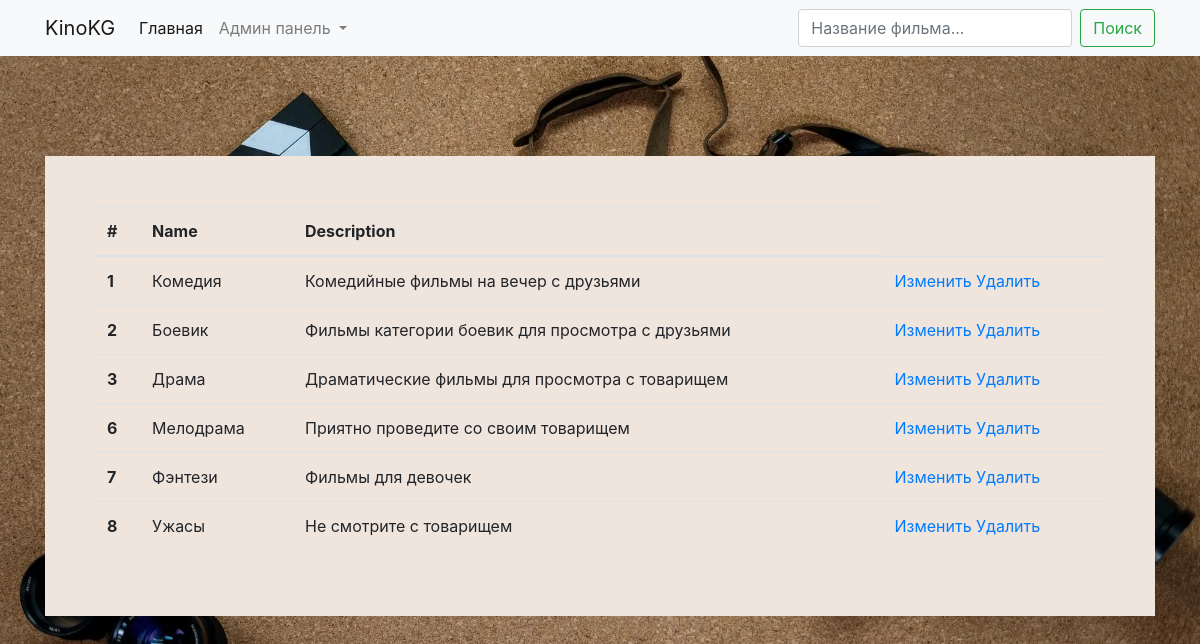
Page /admin/category/list (signed in) on the committed database.
### app/models.py (models this page shows)
class Category(db.Model):
    id = db.Column(db.Integer, primary_key=True)
    name = db.Column(db.String(60), nullable=False)
    description = db.Column(db.String(255))

### app/views.py (the view)
@login_required
def admin_category_list():
    category_list = Category.query.all()
    return render_template('admin/category_list.html', category_list=category_list)

### app/models.py (called while the page is built)
@login_manager.user_loader
def load_user(user_id):
    user = User.query.get(int(user_id))
    return user

### app/templates/admin/category_list.html
{% extends 'base.html' %}
{% block content %}
    <table class="table table-hover">
  <thead>
    <tr>
      <th scope="col">#</th>
      <th scope="col">Name</th>
      <th scope="col">Description</th>
    </tr>
  </thead>
  <tbody>
  {% for category in category_list %}
    <tr>
      <th scope="row">{{ category.id }}</th>
      <td>{{ category.name }}</td>
      <td>{{ category.description }}</td>
      <td>
          <a href="{{ url_for('admin_category_update', category_id=category.id) }}">Изменить</a>
          <a href="{{ url_for('admin_category_delete', category_id=category.id) }}">Удалить</a>
      </td>
    </tr>
    {% endfor %}
  </tbody>
    </table>
{% endblock content %}

### app/templates/base.html (shortened to what this page needs)
<!doctype html>
<html lang="en">
  <head>
    <link rel="stylesheet" href="https://cdn.jsdelivr.net/npm/bootstrap@4.6.2/dist/css/bootstrap.min.css">
    <link rel="stylesheet" href="{{ url_for('static', filename='css/style.css') }}">
  </head>
  <body style="background-image: url({{ url_for('static', filename='img/background.webp') }}); background-size: cover; ">
    <nav class="navbar navbar-expand-lg navbar-light bg-light">
      <div class="container">
        <a class="navbar-brand" href="#">KinoKG</a>
        <div class="collapse navbar-collapse" id="navbarSupportedContent">
          <ul class="navbar-nav mr-auto">
            <li class="nav-item active">
              <a class="nav-link" href="#">Главная <span class="sr-only">(current)</span></a>
            </li>
            {% if current_user.is_authenticated %}
            <li class="nav-item dropdown">
              <a class="nav-link dropdown-toggle" href="#" role="button" data-toggle="dropdown" aria-expanded="false">
                Админ панель
              </a>
            </li>
            {% endif %}
          </ul>
          <form class="form-inline my-2 my-lg-0" action="{{ url_for('movie_search') }}">
            <input name="search" class="form-control mr-sm-2" type="search" placeholder="Название фильма..." aria-label="Search">
            <button class="btn btn-outline-success my-2 my-sm-0" type="submit">Поиск</button>
          </form>
        </div>
      </div>
    </nav>
    <div id="wrapper">
      <div style="margin-top: 100px;" class="container">
      <div class="content">
          {% block content %}
          {% endblock content %}
      </div>
      </div>
    </div>
  </body>
</html>

### app/static/css/style.css (style rules this page uses)
.content { background: #f0e5dd; padding: 50px; }

### rows in the picture
Category: id "1", name "Комедия", description "Комедийные фильмы на вечер с друзьями"
Category: id "2", name "Боевик", description "Фильмы категории боевик для просмотра с друзьями"
Category: id "3", name "Драма", description "Драматические фильмы для просмотра с товарищем"
Category: id "6", name "Мелодрама", description "Приятно проведите со своим товарищем"
Category: id "7", name "Фэнтези", description "Фильмы для девочек"
Category: id "8", name "Ужасы", description "Не смотрите с товарищем"
